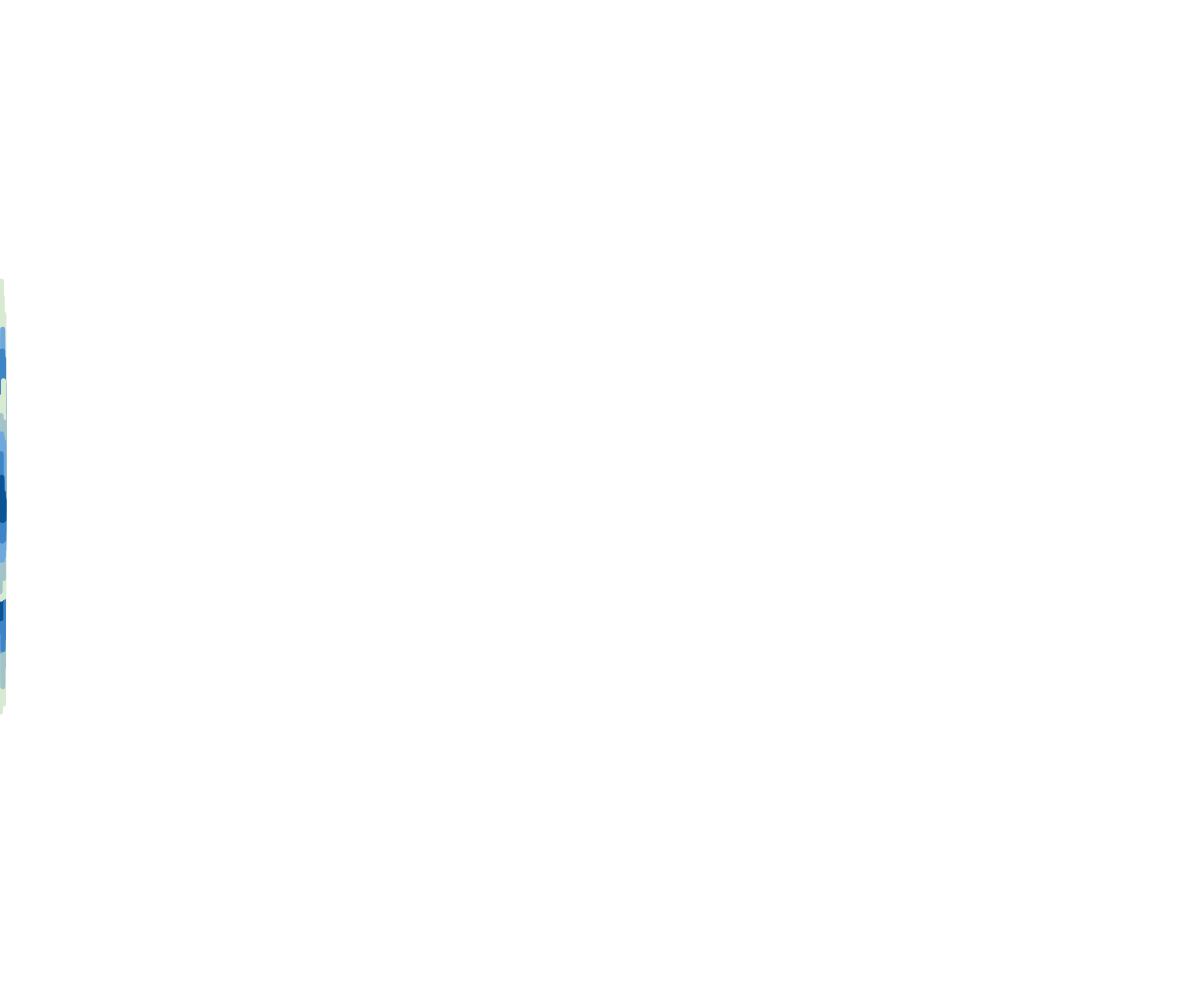
Frame 1 (no input)
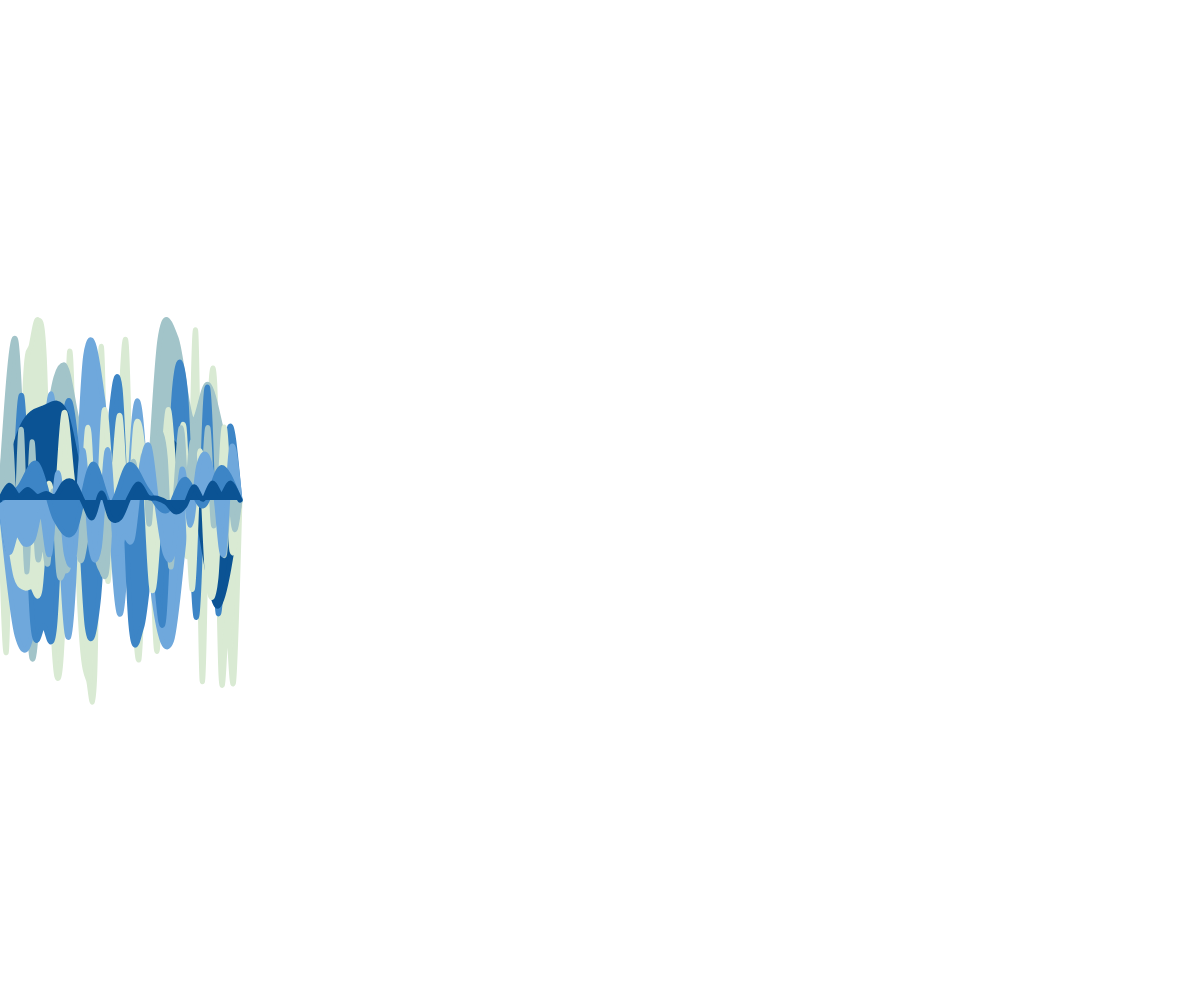
Frame 60 (no input)
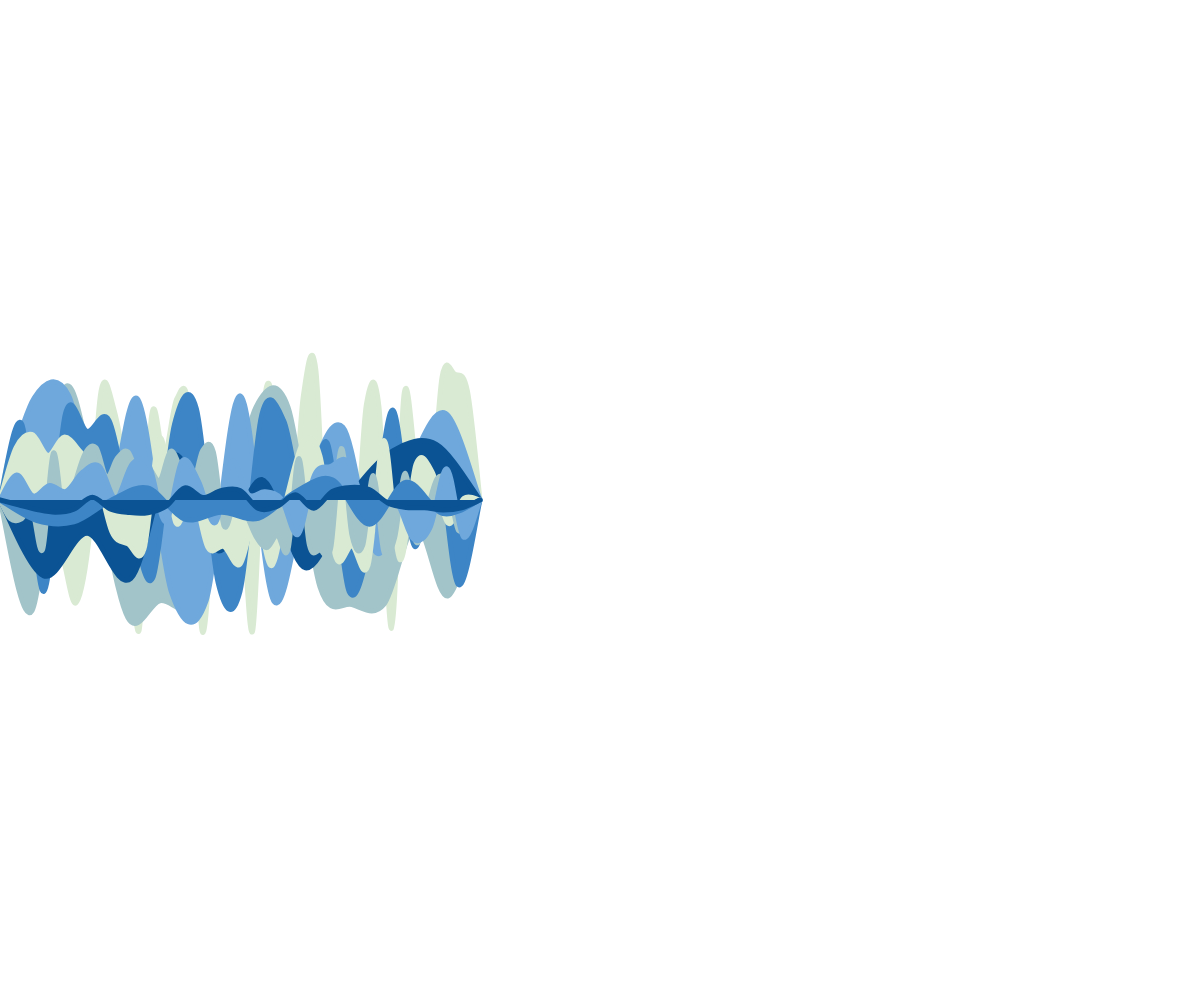
Frame 120 (the mouse pressed at the canvas centre since frame 60)

The p5.js sketch that drew these frames (run headless with seeded random() and noise() and a simulated clock; from frame 60 on, the mouse is pressed at the canvas centre):

// p5.js sketch
// ── sketch.js
// Created for the #Genuary2024 -Progress bar / indicator / loading animation.
// https://genuary.art/prompts#jan7

let gLines = [];

let gMidY;

let gDuration = 5000;
let gDurationReset = 100;
let gMillisStart;

let gIsLoading = true;

let gHoldTime = 2000;
let gClearX;

let gBgColor = '#ffffff';
let gPalette = ['#d9ead3', '#a2c4c9', '#6fa8dc', '#3d85c6', '#0b5394'];

function setup() {
  createCanvas(windowWidth, windowHeight);
  colorMode(HSB);
  gMidY = 0.5 * height;

  startLoading();
}

function draw() {
  if (gIsLoading) {
    background(gBgColor);

    let dt = millis() - gMillisStart;

    let complete = min(dt / gDuration, 1);
    if (complete === 1) {
      gIsLoading = false;
    }

    for (let line of gLines) {
      line.update(dt * 0.01, complete);
      line.draw();
    }
  } else {
    fill(gBgColor);
    noStroke();
    rect(-0.3 * width, 0, gClearX, height);
    gClearX += 10;
    if (gClearX > 1.3 * width) {
      startLoading();
    }
  }
  console.log(frameRate());
}

function startLoading() {
  strokeWeight(5);

  gLines = [];
  gClearX = 0;
  let count = 10;
  let ampMin = 20;
  let amp = count * ampMin;
  let ampInc = amp / count;
  for (let i = 0; i < count; i++) {
    gLines.push(new Line(amp, gPalette[i % gPalette.length]));
    amp -= ampInc;
  }
  gMillisStart = millis();
  gIsLoading = true;
}

class Line {
  constructor(amp, col) {
    this.points = [];
    let xp = 0;
    let count = floor(random(10, 50));
    let inc = width / count;
    for (let i = 0; i < count + 1; i++) {
      this.points.push(new Point(xp, i === 0 || i === count, amp));
      xp += inc;
    }

    this.firstPoint = this.points[0];
    this.lastPoint = this.points[count];
    this.color = col;
  }

  update(t, complete) {
    for (let point of this.points) {
      point.update(t, complete);
    }
  }

  draw() {
    stroke(this.color);
    fill(this.color);
    beginShape();
    vertex(this.firstPoint.pos.x, this.firstPoint.pos.y);
    for (let point of this.points) {
      curveVertex(point.pos.x, point.pos.y);
    }
    vertex(this.lastPoint.pos.x, this.lastPoint.pos.y);
    endShape();
  }
}

class Point {
  constructor(xp, isStatic, amp) {
    this.pos = createVector(0, gMidY);
    this.endX = xp;
    this.amp = amp;
    this.offset = random(0, TWO_PI);
    this.isStatic = isStatic;
  }

  update(t, complete) {
    let curAmp = map(this.easeInOutSine(complete), 0, 1, this.amp, 0);
    this.pos.x = this.endX * complete;
    this.pos.y = gMidY + (this.isStatic ? 0 : curAmp * sin(t + this.offset));
  }

  easeInOutSine(t) {
    return -(cos(PI * t) - 1) / 2;
  }
}
